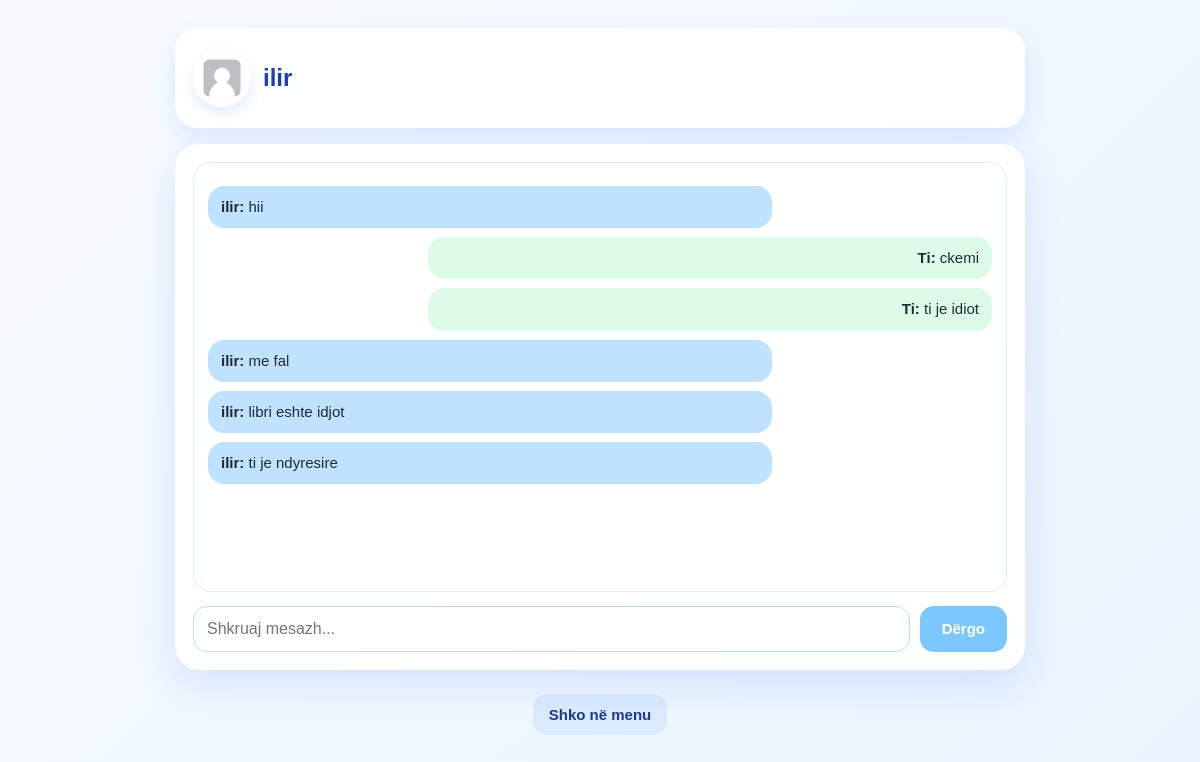
/femija/messages.php?friend_id=4 (signed in), run on the app's committed database.
### tables this page shows
CREATE TABLE `perdorues` (
  `id` int(11) NOT NULL,
  `emri` varchar(50) NOT NULL,
  `mbiemri` varchar(50) NOT NULL,
  `email` varchar(100) NOT NULL,
  `password` varchar(255) NOT NULL,
  `confirm_pass` varchar(255) DEFAULT NULL,
  `is_email_verified` tinyint(4) DEFAULT 0,
  `roli` enum('femije','prind') NOT NULL,
  `prind_id` int(11) DEFAULT NULL,
  `foto_profil` varchar(255) DEFAULT NULL,
  `created_at` timestamp NOT NULL DEFAULT current_timestamp(),
  `ditelindja` date DEFAULT NULL
);

CREATE TABLE `mesazhe` (
  `id` int(11) NOT NULL,
  `dergues_id` int(11) NOT NULL,
  `marres_id` int(11) NOT NULL,
  `teksti` text NOT NULL,
  `status` enum('normal','i_dyshimte','ofendues') DEFAULT 'normal',
  `score` int(11) DEFAULT 0,
  `fjale_ndaluara` text DEFAULT NULL,
  `lloje_fjalesh` text DEFAULT NULL,
  `lsf_json` longtext DEFAULT NULL CHECK (json_valid(`lsf_json`)),
  `is_read` tinyint(4) DEFAULT 0,
  `data_krijimit` timestamp NOT NULL DEFAULT current_timestamp()
);

### femija/messages.php (the view, shortened to what this page needs)
<?php
require_once "../configuration.php";
$my_id = (int)$_SESSION['user_id'];
$friend_id = (int)($_GET['friend_id'] ?? 0);
$stmt = $conn->prepare("SELECT emri, mbiemri, foto_profil FROM perdorues WHERE id=? AND roli='femije'");
$stmt->bind_param("i", $friend_id);
$stmt->execute();
$friend = $stmt->get_result()->fetch_assoc();
$friend_name = $friend['emri'];
$stmt = $conn->prepare("SELECT * FROM mesazhe WHERE (dergues_id=? AND marres_id=?) OR (dergues_id=? AND marres_id=?) ORDER BY data_krijimit ASC");
$stmt->bind_param("iiii", $my_id, $friend_id, $friend_id, $my_id);
$stmt->execute();
$messages = $stmt->get_result();
?>
<!DOCTYPE html>
<html lang="sq">
<head>
    <link rel="stylesheet" href="../assets/child.css">
</head>
<body class="child-ui">
<div class="chat-page">
    <div class="chat-title">
        <img
            class="child-avatar"
            src="<?= htmlspecialchars(!empty($friend['foto_profil']) ? '../' . $friend['foto_profil'] : '../uploads/default.png') ?>"
            onerror="this.onerror=null; this.src='../uploads/default.png';"
            alt="Foto"
        >
        <h2><?= htmlspecialchars($friend_name) ?></h2>
    </div>
    <div class="chat-shell">
        <div class="chat-box">
            <?php while ($msg = $messages->fetch_assoc()): ?>
                <?php $mine = ((int)$msg['dergues_id'] === $my_id); ?>
                <div class="msg <?= $mine ? 'me' : 'friend' ?>">
                    <b><?= $mine ? 'Ti' : htmlspecialchars($friend_name) ?>:</b>
                    <?= htmlspecialchars($msg['teksti']) ?>
                </div>
            <?php endwhile; ?>
        </div>
        <form class="chat-form" method="post">
            <input
                type="text"
                name="message"
                placeholder="Shkruaj mesazh..."
                maxlength="500"
                required
            >
            <button type="submit">Dërgo</button>
        </form>
    </div>
    <div class="child-actions">
        <a class="child-btn child-btn-light" href="f_dashboard.php">Shko në menu</a>
    </div>
</div>
</body>
</html>

### assets/child.css (style rules this page uses)
:root { --child-bg-1:#f8fbff; --child-bg-2:#eaf4ff; --child-blue:#bfe3ff; --child-blue-strong:#7cc7ff; --child-blue-deep:#2563eb; --child-green:#dcfce7; --child-green-strong:#86efac; --child-red:#fee2e2; --child-red-strong:#fca5a5; --child-white:rgba(255,255,255,.88); --child-text:#1f2937; --child-muted:#6b7280; }
* { box-sizing:border-box; }
html { width:100%; min-height:100%; -webkit-text-size-adjust:100%; }
body.child-ui { margin:0; min-height:100vh; min-height:100dvh; font-family:Arial,sans-serif; background:linear-gradient(135deg,var(--child-bg-1),var(--child-bg-2)); color:var(--child-text); }
.child-btn { border:none; background:var(--child-blue-strong); color:white; padding:12px 16px; border-radius:14px; font-weight:bold; text-decoration:none; display:inline-block; cursor:pointer; font-size:15px; }
.child-btn-light { background:#dbeafe; color:#1e3a8a; }
.child-avatar { width:58px; height:58px; min-width:58px; border-radius:50%; object-fit:cover; background:#fff; border:3px solid #fff; box-shadow:0 6px 14px rgba(37,99,235,.12); }
.child-actions { display:flex; justify-content:center; gap:12px; flex-wrap:wrap; margin-top:24px; }
.chat-page { width:min(850px,94%); margin:28px auto; }
.chat-title { display:flex; align-items:center; gap:12px; background:var(--child-white); backdrop-filter:blur(14px); -webkit-backdrop-filter:blur(14px); border-radius:22px; padding:16px 18px; margin-bottom:16px; color:#1e40af; box-shadow:0 10px 25px rgba(37,99,235,.12); }
.chat-shell { background:var(--child-white); backdrop-filter:blur(14px); -webkit-backdrop-filter:blur(14px); border-radius:24px; padding:18px; box-shadow:0 15px 38px rgba(37,99,235,.14); }
.chat-box { background:white; border:1px solid #dbeafe; border-radius:18px; padding:14px; height:430px; overflow-y:auto; }
.msg { padding:11px 13px; margin:9px 0; border-radius:16px; max-width:72%; word-wrap:break-word; line-height:1.35; font-size:15px; }
.me { margin-left:auto; background:var(--child-green); text-align:right; }
.friend { background:var(--child-blue); }
.chat-form { display:flex; gap:10px; margin-top:14px; }
.chat-form input { flex:1; border:1px solid #bfdbfe; border-radius:14px; padding:13px; font-size:16px; }
.chat-form button { border:none; background:var(--child-blue-strong); color:white; border-radius:14px; padding:0 22px; font-weight:bold; cursor:pointer; font-size:15px; }

### data on the page
perdorues: emri "ilir"
mesazhe: dergues.emri "ilir", teksti "hii"
mesazhe: shows "Ti", teksti "ckemi"
mesazhe: shows "Ti", teksti "ti je idiot"
mesazhe: dergues.emri "ilir", teksti "me fal"
mesazhe: dergues.emri "ilir", teksti "libri eshte idjot"
mesazhe: dergues.emri "ilir", teksti "ti je ndyresire"
